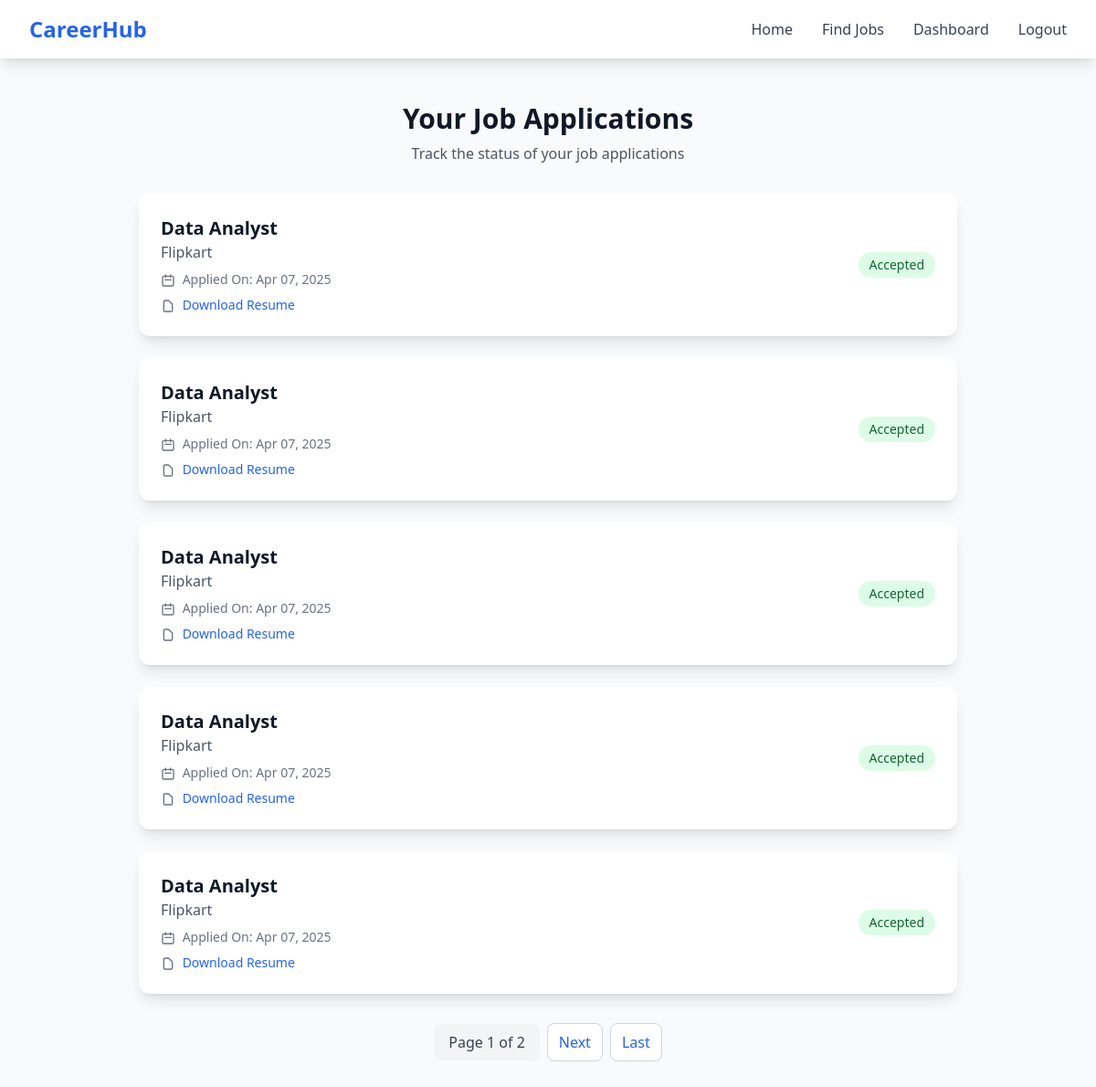
Screenshot of /applications/track/ (signed in) with the database file from the repository.
### hub_apps/applications/models.py (models this page shows, shortened)
class JobApplication(models.Model):
    job = models.ForeignKey(Job, on_delete=models.CASCADE) #linking to Job model form hub_apps/jobs
    applicant = models.ForeignKey(settings.AUTH_USER_MODEL, on_delete=models.CASCADE)
    cover_letter = models.TextField(blank=True, null=True)
    applied_at = models.DateTimeField(auto_now_add=True)
    status = models.CharField(
        max_length=20, choices=[('Pending', 'Pending'), ('Accepted', 'Accepted'), ('Rejected', 'Rejected')], default='Pending'
    )
    def get_resume(self):
        profile = UserProfile.objects.get(user=self.applicant)
        return profile.resume.url if profile.resume else None  # Return resume URL if available

### hub_apps/jobs/models.py (models this page shows, shortened)
class Job(models.Model):
    JOB_TYPE_CHOICES = [
        ('Full Time', 'Full Time'),
        ('Part Time', 'Part Time'),
        ('Freelance', 'Freelance'),
        ('Internship', 'Internship'),
    ]
    title = models.CharField(max_length=225)
    company = models.CharField(max_length=225)
    location = models.CharField(max_length=225)
    job_type = models.CharField(max_length=225, choices=JOB_TYPE_CHOICES, default='Full Time')
    salary = models.DecimalField(max_digits=10, decimal_places=2, null=True, blank=True)
    description = models.TextField()
    created_at = models.DateTimeField(auto_now_add=True)
    updated_at = models.DateTimeField(auto_now=True)
    posted_by = models.ForeignKey(settings.AUTH_USER_MODEL, on_delete=models.CASCADE)
    is_active = models.BooleanField(default=True)

### hub_apps/applications/views.py (the view)
# urls.py: path('track/', track_applications, name='track_applications'),
@login_required
def track_applications(request):
    if request.user.is_recruiter:
        return redirect('dashboard')  # Recruiters shouldn't see this page
    applications = JobApplication.objects.filter(applicant=request.user).select_related('job')
    paginator = Paginator(applications, 5)
    page_number = request.GET.get('page')
    page_obj = paginator.get_page(page_number)
    return render(request, 'applications/track_applications.html', {'applications': applications,'page_obj':page_obj})

### hub_apps/applications/templates/applications/track_applications.html (shortened to what this page needs)
{% extends 'base.html' %}
{% block content %}
    <div class="min-h-screen bg-gray-50 py-12 px-4 sm:px-6 lg:px-8">
        <div class="max-w-4xl mx-auto">
            <div class="text-center mb-8">
                <h2 class="text-3xl font-bold text-gray-900">Your Job Applications</h2>
                <p class="mt-2 text-gray-600">Track the status of your job applications</p>
            </div>
            <div class="space-y-6">
                {% for application in page_obj %}
                    <div class="bg-white rounded-xl shadow-lg p-6 hover:shadow-xl transition-transform transform hover:-translate-y-1">
                        <div class="flex flex-col sm:flex-row sm:justify-between sm:items-center">
                            <div>
                                <h5 class="text-xl font-semibold text-gray-900">{{ application.job.title }}</h5>
                                <p class="text-gray-600">{{ application.job.company }}</p>
                                <p class="mt-2 text-sm text-gray-500">
                                    <svg class="w-4 h-4 inline mr-1" fill="none" stroke="currentColor" viewBox="0 0 24 24">
                                        <path stroke-linecap="round" stroke-linejoin="round" stroke-width="2" d="M8 7V3m8 4V3m-9 8h10M5 21h14a2 2 0 002-2V7a2 2 0 00-2-2H5a2 2 0 00-2 2v12a2 2 0 002 2z" />
                                    </svg>
                                    Applied On: {{ application.applied_at|date:"M d, Y" }}
                                </p>
                                {% if application.get_resume %}
                                    <p class="mt-2 text-sm text-gray-500">
                                        <svg class="w-4 h-4 inline mr-1" fill="none" stroke="currentColor" viewBox="0 0 24 24">
                                            <path stroke-linecap="round" stroke-linejoin="round" stroke-width="2" d="M7 21h10a2 2 0 002-2V9.414a1 1 0 00-.293-.707l-5.414-5.414A1 1 0 0012.586 3H7a2 2 0 00-2 2v14a2 2 0 002 2z" />
                                        </svg>
                                        <a href="{{ application.get_resume }}" target="_blank" class="text-blue-600 hover:text-blue-800">Download Resume</a>
                                    </p>
                                {% endif %}
                            </div>
                            <div class="mt-4 sm:mt-0 sm:text-right">
                                <span class="inline-block px-3 py-1 text-sm font-medium rounded-full
                                    {% if application.status == 'Pending' %}bg-yellow-100 text-yellow-800
                                    {% elif application.status == 'Accepted' %}bg-green-100 text-green-800
                                    {% else %}bg-red-100 text-red-800{% endif %}">
                                    {{ application.status }}
                                </span>
                            </div>
                        </div>
                    </div>
                {% empty %}
                    <div class="bg-white rounded-xl shadow-lg p-6 text-center">
                        <p class="text-gray-600">You haven't applied for any jobs yet.</p>
                        <a href="{% url 'list_jobs' %}" class="mt-2 inline-block text-blue-600 hover:text-blue-800">Start applying now!</a>
                    </div>
                {% endfor %}
            </div>
            {% if page_obj.paginator.num_pages > 1 %}
                <div class="mt-8 flex justify-center items-center space-x-2">
                    <span class="px-4 py-2 bg-gray-100 rounded-lg text-gray-700">
                        Page {{ page_obj.number }} of {{ page_obj.paginator.num_pages }}
                    </span>
                    {% if page_obj.has_next %}
                        <a href="?page={{ page_obj.next_page_number }}" class="px-3 py-2 bg-white border border-gray-300 rounded-lg text-blue-600 hover:bg-blue-50 focus:ring-2 focus:ring-blue-500 focus:ring-offset-2 transition">
                            Next
                        </a>
                        <a href="?page={{ page_obj.paginator.num_pages }}" class="px-3 py-2 bg-white border border-gray-300 rounded-lg text-blue-600 hover:bg-blue-50 focus:ring-2 focus:ring-blue-500 focus:ring-offset-2 transition">
                            Last
                        </a>
                    {% endif %}
                </div>
            {% endif %}
        </div>
    </div>
{% endblock %}

### rows the page displays
JobApplication: job "Data Analyst", job.company "Flipkart", applied_at "Apr 07, 2025", status "Accepted"
JobApplication: job "Data Analyst", job.company "Flipkart", applied_at "Apr 07, 2025", status "Accepted"
JobApplication: job "Data Analyst", job.company "Flipkart", applied_at "Apr 07, 2025", status "Accepted"
JobApplication: job "Data Analyst", job.company "Flipkart", applied_at "Apr 07, 2025", status "Accepted"
JobApplication: job "Data Analyst", job.company "Flipkart", applied_at "Apr 07, 2025", status "Accepted"

### other values shown
{{ page_obj.number }} "1"
{{ page_obj.paginator.num_pages }} "2"
